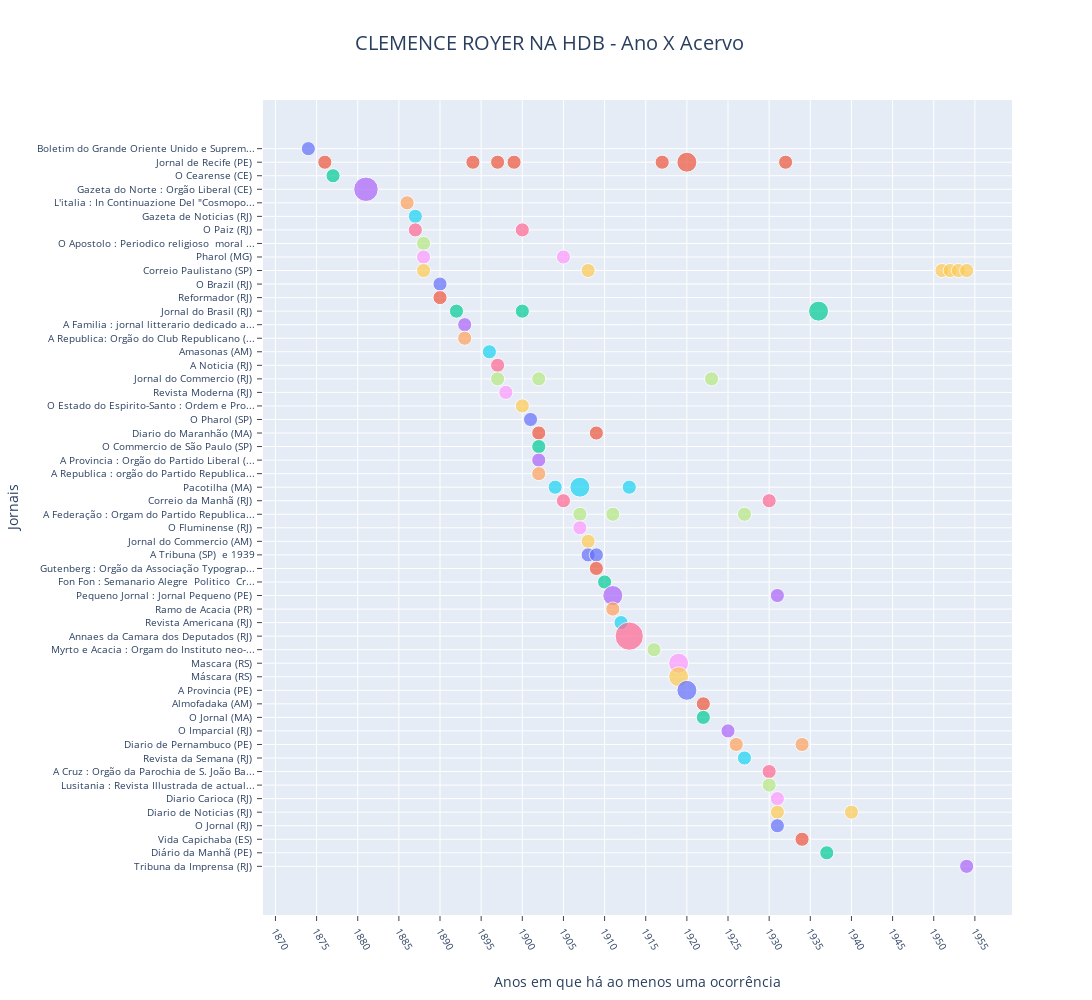

Write notebook code for a chart like this one.
### Code cell
###############################################################################
# Graph 3: Scatter plot de Ocorrências por Ano em cada Acervo
###############################################################################
# scatter plot with plotly express using the count of the number of times the 'Acervo' was repeated
fig = px.scatter(df_ano_acervo, x= 'Ano' , y='Acervo', color='Acervo', height=1000, width=1200,
                 hover_data=[df_ano_acervo['Ano'], df_ano_acervo['Acervo'], df_ano_acervo['quant_oco_ano']],
                 title=f"{output_file} - Ano X Acervo",
                 size='quant_oco_ano',
                 )
# config the layout
fig.update_layout(
    autosize=True,
    hovermode="closest",
    legend=dict(orientation="v"),
    showlegend=False,
    xaxis=dict(title="Anos em que há ao menos uma ocorrência"),
    yaxis=dict(title="Jornais"),
    title_font_size=20,
    title_pad=dict(l=300, r=0, t=0, b=0),
)
fig.update_xaxes(
        tickangle = 60,
        title_standoff = 25,
        nticks=20, tickfont_size=10,
        ticks="outside", tickwidth=1,
        ticklen=5,
        )
fig.update_yaxes(
        tickfont_size=10,
        ticks="outside", tickwidth=1,
        ticklen=5,
        )
fig.show()
#save the figure as a html and png file
fig.write_html(f'{output_file}_scatter_anos.html')
fig.write_image(f'{output_file}_scatter_anos.png')

### Figure 1 — Plotly figure (JSON) as saved in the notebook; plotly's stock layout.template omitted (floating-point values rounded to 4 significant figures)
{"data": [{"customdata": [[1]], "hovertemplate": "Acervo=%{y}<br>Ano=%{x}<br>quant_oco_ano=%{customdata[0]}<extra></extra>", "legendgroup": "Boletim do Grande Oriente Unido e Suprem...", "marker": {"color": "#636efa", "size": [1], "sizemode": "area", "sizeref": 0.01, "symbol": "circle"}, "mode": "markers", "name": "Boletim do Grande Oriente Unido e Suprem...", "orientation": "h", "showlegend": true, "type": "scatter", "x": [1874], "xaxis": "x", "y": ["Boletim do Grande Oriente Unido e Suprem..."], "yaxis": "y"}, {"customdata": [[1], [1], [1], [1], [1], [2], [1]], "hovertemplate": "Acervo=%{y}<br>Ano=%{x}<br>quant_oco_ano=%{customdata[0]}<extra></extra>", "legendgroup": "Jornal de Recife (PE) ", "marker": {"color": "#EF553B", "size": [1, 1, 1, 1, 1, 2, 1], "sizemode": "area", "sizeref": 0.01, "symbol": "circle"}, "mode": "markers", "name": "Jornal de Recife (PE) ", "orientation": "h", "showlegend": true, "type": "scatter", "x": [1876, 1894, 1897, 1899, 1917, 1920, 1932], "xaxis": "x", "y": ["Jornal de Recife (PE) ", "Jornal de Recife (PE) ", "Jornal de Recife (PE) ", "Jornal de Recife (PE) ", "Jornal de Recife (PE) ", "Jornal de Recife (PE) ", "Jornal de Recife (PE) "], "yaxis": "y"}, {"customdata": [[1]], "hovertemplate": "Acervo=%{y}<br>Ano=%{x}<br>quant_oco_ano=%{customdata[0]}<extra></extra>", "legendgroup": "O Cearense (CE) ", "marker": {"color": "#00cc96", "size": [1], "sizemode": "area", "sizeref": 0.01, "symbol": "circle"}, "mode": "markers", "name": "O Cearense (CE) ", "orientation": "h", "showlegend": true, "type": "scatter", "x": [1877], "xaxis": "x", "y": ["O Cearense (CE) "], "yaxis": "y"}, {"customdata": [[3]], "hovertemplate": "Acervo=%{y}<br>Ano=%{x}<br>quant_oco_ano=%{customdata[0]}<extra></extra>", "legendgroup": "Gazeta do Norte : Orgão Liberal (CE) ", "marker": {"color": "#ab63fa", "size": [3], "sizemode": "area", "sizeref": 0.01, "symbol": "circle"}, "mode": "markers", "name": "Gazeta do Norte : Orgão Liberal (CE) ", "orientation": "h", "showlegend": true, "type": "scatter", "x": [1881], "xaxis": "x", "y": ["Gazeta do Norte : Orgão Liberal (CE) "], "yaxis": "y"}, {"customdata": [[1]], "hovertemplate": "Acervo=%{y}<br>Ano=%{x}<br>quant_oco_ano=%{customdata[0]}<extra></extra>", "legendgroup": "L'italia : In Continuazione Del \"Cosmopo...", "marker": {"color": "#FFA15A", "size": [1], "sizemode": "area", "sizeref": 0.01, "symbol": "circle"}, "mode": "markers", "name": "L'italia : In Continuazione Del \"Cosmopo...", "orientation": "h", "showlegend": true, "type": "scatter", "x": [1886], "xaxis": "x", "y": ["L'italia : In Continuazione Del \"Cosmopo..."], "yaxis": "y"}, {"customdata": [[1]], "hovertemplate": "Acervo=%{y}<br>Ano=%{x}<br>quant_oco_ano=%{customdata[0]}<extra></extra>", "legendgroup": "Gazeta de Noticias (RJ) ", "marker": {"color": "#19d3f3", "size": [1], "sizemode": "area", "sizeref": 0.01, "symbol": "circle"}, "mode": "markers", "name": "Gazeta de Noticias (RJ) ", "orientation": "h", "showlegend": true, "type": "scatter", "x": [1887], "xaxis": "x", "y": ["Gazeta de Noticias (RJ) "], "yaxis": "y"}, {"customdata": [[1], [1]], "hovertemplate": "Acervo=%{y}<br>Ano=%{x}<br>quant_oco_ano=%{customdata[0]}<extra></extra>", "legendgroup": "O Paiz (RJ) ", "marker": {"color": "#FF6692", "size": [1, 1], "sizemode": "area", "sizeref": 0.01, "symbol": "circle"}, "mode": "markers", "name": "O Paiz (RJ) ", "orientation": "h", "showlegend": true, "type": "scatter", "x": [1887, 1900], "xaxis": "x", "y": ["O Paiz (RJ) ", "O Paiz (RJ) "], "yaxis": "y"}, {"customdata": [[1]], "hovertemplate": "Acervo=%{y}<br>Ano=%{x}<br>quant_oco_ano=%{customdata[0]}<extra></extra>", "legendgroup": "O Apostolo : Periodico religioso  moral ...", "marker": {"color": "#B6E880", "size": [1], "sizemode": "area", "sizeref": 0.01, "symbol": "circle"}, "mode": "markers", "name": "O Apostolo : Periodico religioso  moral ...", "orientation": "h", "showlegend": true, "type": "scatter", "x": [1888], "xaxis": "x", "y": ["O Apostolo : Periodico religioso  moral ..."], "yaxis": "y"}, {"customdata": [[1], [1]], "hovertemplate": "Acervo=%{y}<br>Ano=%{x}<br>quant_oco_ano=%{customdata[0]}<extra></extra>", "legendgroup": "Pharol (MG) ", "marker": {"color": "#FF97FF", "size": [1, 1], "sizemode": "area", "sizeref": 0.01, "symbol": "circle"}, "mode": "markers", "name": "Pharol (MG) ", "orientation": "h", "showlegend": true, "type": "scatter", "x": [1888, 1905], "xaxis": "x", "y": ["Pharol (MG) ", "Pharol (MG) "], "yaxis": "y"}, {"customdata": [[1], [1], [1], [1], [1], [1]], "hovertemplate": "Acervo=%{y}<br>Ano=%{x}<br>quant_oco_ano=%{customdata[0]}<extra></extra>", "legendgroup": "Correio Paulistano (SP) ", "marker": {"color": "#FECB52", "size": [1, 1, 1, 1, 1, 1], "sizemode": "area", "sizeref": 0.01, "symbol": "circle"}, "mode": "markers", "name": "Correio Paulistano (SP) ", "orientation": "h", "showlegend": true, "type": "scatter", "x": [1888, 1908, 1951, 1952, 1953, 1954], "xaxis": "x", "y": ["Correio Paulistano (SP) ", "Correio Paulistano (SP) ", "Correio Paulistano (SP) ", "Correio Paulistano (SP) ", "Correio Paulistano (SP) ", "Correio Paulistano (SP) "], "yaxis": "y"}, {"customdata": [[1]], "hovertemplate": "Acervo=%{y}<br>Ano=%{x}<br>quant_oco_ano=%{customdata[0]}<extra></extra>", "legendgroup": "O Brazil (RJ) ", "marker": {"color": "#636efa", "size": [1], "sizemode": "area", "sizeref": 0.01, "symbol": "circle"}, "mode": "markers", "name": "O Brazil (RJ) ", "orientation": "h", "showlegend": true, "type": "scatter", "x": [1890], "xaxis": "x", "y": ["O Brazil (RJ) "], "yaxis": "y"}, {"customdata": [[1]], "hovertemplate": "Acervo=%{y}<br>Ano=%{x}<br>quant_oco_ano=%{customdata[0]}<extra></extra>", "legendgroup": "Reformador (RJ) ", "marker": {"color": "#EF553B", "size": [1], "sizemode": "area", "sizeref": 0.01, "symbol": "circle"}, "mode": "markers", "name": "Reformador (RJ) ", "orientation": "h", "showlegend": true, "type": "scatter", "x": [1890], "xaxis": "x", "y": ["Reformador (RJ) "], "yaxis": "y"}, {"customdata": [[1], [1], [2]], "hovertemplate": "Acervo=%{y}<br>Ano=%{x}<br>quant_oco_ano=%{customdata[0]}<extra></extra>", "legendgroup": "Jornal do Brasil (RJ) ", "marker": {"color": "#00cc96", "size": [1, 1, 2], "sizemode": "area", "sizeref": 0.01, "symbol": "circle"}, "mode": "markers", "name": "Jornal do Brasil (RJ) ", "orientation": "h", "showlegend": true, "type": "scatter", "x": [1892, 1900, 1936], "xaxis": "x", "y": ["Jornal do Brasil (RJ) ", "Jornal do Brasil (RJ) ", "Jornal do Brasil (RJ) "], "yaxis": "y"}, {"customdata": [[1]], "hovertemplate": "Acervo=%{y}<br>Ano=%{x}<br>quant_oco_ano=%{customdata[0]}<extra></extra>", "legendgroup": "A Familia : jornal litterario dedicado a...", "marker": {"color": "#ab63fa", "size": [1], "sizemode": "area", "sizeref": 0.01, "symbol": "circle"}, "mode": "markers", "name": "A Familia : jornal litterario dedicado a...", "orientation": "h", "showlegend": true, "type": "scatter", "x": [1893], "xaxis": "x", "y": ["A Familia : jornal litterario dedicado a..."], "yaxis": "y"}, {"customdata": [[1]], "hovertemplate": "Acervo=%{y}<br>Ano=%{x}<br>quant_oco_ano=%{customdata[0]}<extra></extra>", "legendgroup": "A Republica: Orgão do Club Republicano (...", "marker": {"color": "#FFA15A", "size": [1], "sizemode": "area", "sizeref": 0.01, "symbol": "circle"}, "mode": "markers", "name": "A Republica: Orgão do Club Republicano (...", "orientation": "h", "showlegend": true, "type": "scatter", "x": [1893], "xaxis": "x", "y": ["A Republica: Orgão do Club Republicano (..."], "yaxis": "y"}, {"customdata": [[1]], "hovertemplate": "Acervo=%{y}<br>Ano=%{x}<br>quant_oco_ano=%{customdata[0]}<extra></extra>", "legendgroup": "Amasonas (AM) ", "marker": {"color": "#19d3f3", "size": [1], "sizemode": "area", "sizeref": 0.01, "symbol": "circle"}, "mode": "markers", "name": "Amasonas (AM) ", "orientation": "h", "showlegend": true, "type": "scatter", "x": [1896], "xaxis": "x", "y": ["Amasonas (AM) "], "yaxis": "y"}, {"customdata": [[1]], "hovertemplate": "Acervo=%{y}<br>Ano=%{x}<br>quant_oco_ano=%{customdata[0]}<extra></extra>", "legendgroup": "A Noticia (RJ) ", "marker": {"color": "#FF6692", "size": [1], "sizemode": "area", "sizeref": 0.01, "symbol": "circle"}, "mode": "markers", "name": "A Noticia (RJ) ", "orientation": "h", "showlegend": true, "type": "scatter", "x": [1897], "xaxis": "x", "y": ["A Noticia (RJ) "], "yaxis": "y"}, {"customdata": [[1], [1], [1]], "hovertemplate": "Acervo=%{y}<br>Ano=%{x}<br>quant_oco_ano=%{customdata[0]}<extra></extra>", "legendgroup": "Jornal do Commercio (RJ) ", "marker": {"color": "#B6E880", "size": [1, 1, 1], "sizemode": "area", "sizeref": 0.01, "symbol": "circle"}, "mode": "markers", "name": "Jornal do Commercio (RJ) ", "orientation": "h", "showlegend": true, "type": "scatter", "x": [1897, 1902, 1923], "xaxis": "x", "y": ["Jornal do Commercio (RJ) ", "Jornal do Commercio (RJ) ", "Jornal do Commercio (RJ) "], "yaxis": "y"}, {"customdata": [[1]], "hovertemplate": "Acervo=%{y}<br>Ano=%{x}<br>quant_oco_ano=%{customdata[0]}<extra></extra>", "legendgroup": "Revista Moderna (RJ) ", "marker": {"color": "#FF97FF", "size": [1], "sizemode": "area", "sizeref": 0.01, "symbol": "circle"}, "mode": "markers", "name": "Revista Moderna (RJ) ", "orientation": "h", "showlegend": true, "type": "scatter", "x": [1898], "xaxis": "x", "y": ["Revista Moderna (RJ) "], "yaxis": "y"}, {"customdata": [[1]], "hovertemplate": "Acervo=%{y}<br>Ano=%{x}<br>quant_oco_ano=%{customdata[0]}<extra></extra>", "legendgroup": "O Estado do Espirito-Santo : Ordem e Pro...", "marker": {"color": "#FECB52", "size": [1], "sizemode": "area", "sizeref": 0.01, "symbol": "circle"}, "mode": "markers", "name": "O Estado do Espirito-Santo : Ordem e Pro...", "orientation": "h", "showlegend": true, "type": "scatter", "x": [1900], "xaxis": "x", "y": ["O Estado do Espirito-Santo : Ordem e Pro..."], "yaxis": "y"}, {"customdata": [[1]], "hovertemplate": "Acervo=%{y}<br>Ano=%{x}<br>quant_oco_ano=%{customdata[0]}<extra></extra>", "legendgroup": "O Pharol (SP) ", "marker": {"color": "#636efa", "size": [1], "sizemode": "area", "sizeref": 0.01, "symbol": "circle"}, "mode": "markers", "name": "O Pharol (SP) ", "orientation": "h", "showlegend": true, "type": "scatter", "x": [1901], "xaxis": "x", "y": ["O Pharol (SP) "], "yaxis": "y"}, {"customdata": [[1], [1]], "hovertemplate": "Acervo=%{y}<br>Ano=%{x}<br>quant_oco_ano=%{customdata[0]}<extra></extra>", "legendgroup": "Diario do Maranhão (MA) ", "marker": {"color": "#EF553B", "size": [1, 1], "sizemode": "area", "sizeref": 0.01, "symbol": "circle"}, "mode": "markers", "name": "Diario do Maranhão (MA) ", "orientation": "h", "showlegend": true, "type": "scatter", "x": [1902, 1909], "xaxis": "x", "y": ["Diario do Maranhão (MA) ", "Diario do Maranhão (MA) "], "yaxis": "y"}, {"customdata": [[1]], "hovertemplate": "Acervo=%{y}<br>Ano=%{x}<br>quant_oco_ano=%{customdata[0]}<extra></extra>", "legendgroup": "O Commercio de São Paulo (SP) ", "marker": {"color": "#00cc96", "size": [1], "sizemode": "area", "sizeref": 0.01, "symbol": "circle"}, "mode": "markers", "name": "O Commercio de São Paulo (SP) ", "orientation": "h", "showlegend": true, "type": "scatter", "x": [1902], "xaxis": "x", "y": ["O Commercio de São Paulo (SP) "], "yaxis": "y"}, {"customdata": [[1]], "hovertemplate": "Acervo=%{y}<br>Ano=%{x}<br>quant_oco_ano=%{customdata[0]}<extra></extra>", "legendgroup": "A Provincia : Orgão do Partido Liberal (...", "marker": {"color": "#ab63fa", "size": [1], "sizemode": "area", "sizeref": 0.01, "symbol": "circle"}, "mode": "markers", "name": "A Provincia : Orgão do Partido Liberal (...", "orientation": "h", "showlegend": true, "type": "scatter", "x": [1902], "xaxis": "x", "y": ["A Provincia : Orgão do Partido Liberal (..."], "yaxis": "y"}, {"customdata": [[1]], "hovertemplate": "Acervo=%{y}<br>Ano=%{x}<br>quant_oco_ano=%{customdata[0]}<extra></extra>", "legendgroup": "A Republica : orgão do Partido Republica...", "marker": {"color": "#FFA15A", "size": [1], "sizemode": "area", "sizeref": 0.01, "symbol": "circle"}, "mode": "markers", "name": "A Republica : orgão do Partido Republica...", "orientation": "h", "showlegend": true, "type": "scatter", "x": [1902], "xaxis": "x", "y": ["A Republica : orgão do Partido Republica..."], "yaxis": "y"}, {"customdata": [[1], [2], [1]], "hovertemplate": "Acervo=%{y}<br>Ano=%{x}<br>quant_oco_ano=%{customdata[0]}<extra></extra>", "legendgroup": "Pacotilha (MA) ", "marker": {"color": "#19d3f3", "size": [1, 2, 1], "sizemode": "area", "sizeref": 0.01, "symbol": "circle"}, "mode": "markers", "name": "Pacotilha (MA) ", "orientation": "h", "showlegend": true, "type": "scatter", "x": [1904, 1907, 1913], "xaxis": "x", "y": ["Pacotilha (MA) ", "Pacotilha (MA) ", "Pacotilha (MA) "], "yaxis": "y"}, {"customdata": [[1], [1]], "hovertemplate": "Acervo=%{y}<br>Ano=%{x}<br>quant_oco_ano=%{customdata[0]}<extra></extra>", "legendgroup": "Correio da Manhã (RJ) ", "marker": {"color": "#FF6692", "size": [1, 1], "sizemode": "area", "sizeref": 0.01, "symbol": "circle"}, "mode": "markers", "name": "Correio da Manhã (RJ) ", "orientation": "h", "showlegend": true, "type": "scatter", "x": [1905, 1930], "xaxis": "x", "y": ["Correio da Manhã (RJ) ", "Correio da Manhã (RJ) "], "yaxis": "y"}, {"customdata": [[1], [1], [1]], "hovertemplate": "Acervo=%{y}<br>Ano=%{x}<br>quant_oco_ano=%{customdata[0]}<extra></extra>", "legendgroup": "A Federação : Orgam do Partido Republica...", "marker": {"color": "#B6E880", "size": [1, 1, 1], "sizemode": "area", "sizeref": 0.01, "symbol": "circle"}, "mode": "markers", "name": "A Federação : Orgam do Partido Republica...", "orientation": "h", "showlegend": true, "type": "scatter", "x": [1907, 1911, 1927], "xaxis": "x", "y": ["A Federação : Orgam do Partido Republica...", "A Federação : Orgam do Partido Republica...", "A Federação : Orgam do Partido Republica..."], "yaxis": "y"}, {"customdata": [[1]], "hovertemplate": "Acervo=%{y}<br>Ano=%{x}<br>quant_oco_ano=%{customdata[0]}<extra></extra>", "legendgroup": "O Fluminense (RJ) ", "marker": {"color": "#FF97FF", "size": [1], "sizemode": "area", "sizeref": 0.01, "symbol": "circle"}, "mode": "markers", "name": "O Fluminense (RJ) ", "orientation": "h", "showlegend": true, "type": "scatter", "x": [1907], "xaxis": "x", "y": ["O Fluminense (RJ) "], "yaxis": "y"}, {"customdata": [[1]], "hovertemplate": "Acervo=%{y}<br>Ano=%{x}<br>quant_oco_ano=%{customdata[0]}<extra></extra>", "legendgroup": "Jornal do Commercio (AM) ", "marker": {"color": "#FECB52", "size": [1], "sizemode": "area", "sizeref": 0.01, "symbol": "circle"}, "mode": "markers", "name": "Jornal do Commercio (AM) ", "orientation": "h", "showlegend": true, "type": "scatter", "x": [1908], "xaxis": "x", "y": ["Jornal do Commercio (AM) "], "yaxis": "y"}, {"customdata": [[1], [1]], "hovertemplate": "Acervo=%{y}<br>Ano=%{x}<br>quant_oco_ano=%{customdata[0]}<extra></extra>", "legendgroup": "A Tribuna (SP)  e 1939", "marker": {"color": "#636efa", "size": [1, 1], "sizemode": "area", "sizeref": 0.01, "symbol": "circle"}, "mode": "markers", "name": "A Tribuna (SP)  e 1939", "orientation": "h", "showlegend": true, "type": "scatter", "x": [1908, 1909], "xaxis": "x", "y": ["A Tribuna (SP)  e 1939", "A Tribuna (SP)  e 1939"], "yaxis": "y"}, {"customdata": [[1]], "hovertemplate": "Acervo=%{y}<br>Ano=%{x}<br>quant_oco_ano=%{customdata[0]}<extra></extra>", "legendgroup": "Gutenberg : Orgão da Associação Typograp...", "marker": {"color": "#EF553B", "size": [1], "sizemode": "area", "sizeref": 0.01, "symbol": "circle"}, "mode": "markers", "name": "Gutenberg : Orgão da Associação Typograp...", "orientation": "h", "showlegend": true, "type": "scatter", "x": [1909], "xaxis": "x", "y": ["Gutenberg : Orgão da Associação Typograp..."], "yaxis": "y"}, {"customdata": [[1]], "hovertemplate": "Acervo=%{y}<br>Ano=%{x}<br>quant_oco_ano=%{customdata[0]}<extra></extra>", "legendgroup": "Fon Fon : Semanario Alegre  Politico  Cr...", "marker": {"color": "#00cc96", "size": [1], "sizemode": "area", "sizeref": 0.01, "symbol": "circle"}, "mode": "markers", "name": "Fon Fon : Semanario Alegre  Politico  Cr...", "orientation": "h", "showlegend": true, "type": "scatter", "x": [1910], "xaxis": "x", "y": ["Fon Fon : Semanario Alegre  Politico  Cr..."], "yaxis": "y"}, {"customdata": [[2], [1]], "hovertemplate": "Acervo=%{y}<br>Ano=%{x}<br>quant_oco_ano=%{customdata[0]}<extra></extra>", "legendgroup": "Pequeno Jornal : Jornal Pequeno (PE) ", "marker": {"color": "#ab63fa", "size": [2, 1], "sizemode": "area", "sizeref": 0.01, "symbol": "circle"}, "mode": "markers", "name": "Pequeno Jornal : Jornal Pequeno (PE) ", "orientation": "h", "showlegend": true, "type": "scatter", "x": [1911, 1931], "xaxis": "x", "y": ["Pequeno Jornal : Jornal Pequeno (PE) ", "Pequeno Jornal : Jornal Pequeno (PE) "], "yaxis": "y"}, {"customdata": [[1]], "hovertemplate": "Acervo=%{y}<br>Ano=%{x}<br>quant_oco_ano=%{customdata[0]}<extra></extra>", "legendgroup": "Ramo de Acacia (PR) ", "marker": {"color": "#FFA15A", "size": [1], "sizemode": "area", "sizeref": 0.01, "symbol": "circle"}, "mode": "markers", "name": "Ramo de Acacia (PR) ", "orientation": "h", "showlegend": true, "type": "scatter", "x": [1911], "xaxis": "x", "y": ["Ramo de Acacia (PR) "], "yaxis": "y"}, {"customdata": [[1]], "hovertemplate": "Acervo=%{y}<br>Ano=%{x}<br>quant_oco_ano=%{customdata[0]}<extra></extra>", "legendgroup": "Revista Americana (RJ) ", "marker": {"color": "#19d3f3", "size": [1], "sizemode": "area", "sizeref": 0.01, "symbol": "circle"}, "mode": "markers", "name": "Revista Americana (RJ) ", "orientation": "h", "showlegend": true, "type": "scatter", "x": [1912], "xaxis": "x", "y": ["Revista Americana (RJ) "], "yaxis": "y"}, {"customdata": [[4]], "hovertemplate": "Acervo=%{y}<br>Ano=%{x}<br>quant_oco_ano=%{customdata[0]}<extra></extra>", "legendgroup": "Annaes da Camara dos Deputados (RJ) ", "marker": {"color": "#FF6692", "size": [4], "sizemode": "area", "sizeref": 0.01, "symbol": "circle"}, "mode": "markers", "name": "Annaes da Camara dos Deputados (RJ) ", "orientation": "h", "showlegend": true, "type": "scatter", "x": [1913], "xaxis": "x", "y": ["Annaes da Camara dos Deputados (RJ) "], "yaxis": "y"}, {"customdata": [[1]], "hovertemplate": "Acervo=%{y}<br>Ano=%{x}<br>quant_oco_ano=%{customdata[0]}<extra></extra>", "legendgroup": "Myrto e Acacia : Orgam do Instituto neo-...", "marker": {"color": "#B6E880", "size": [1], "sizemode": "area", "sizeref": 0.01, "symbol": "circle"}, "mode": "markers", "name": "Myrto e Acacia : Orgam do Instituto neo-...", "orientation": "h", "showlegend": true, "type": "scatter", "x": [1916], "xaxis": "x", "y": ["Myrto e Acacia : Orgam do Instituto neo-..."], "yaxis": "y"}, {"customdata": [[2]], "hovertemplate": "Acervo=%{y}<br>Ano=%{x}<br>quant_oco_ano=%{customdata[0]}<extra></extra>", "legendgroup": "Mascara (RS) ", "marker": {"color": "#FF97FF", "size": [2], "sizemode": "area", "sizeref": 0.01, "symbol": "circle"}, "mode": "markers", "name": "Mascara (RS) ", "orientation": "h", "showlegend": true, "type": "scatter", "x": [1919], "xaxis": "x", "y": ["Mascara (RS) "], "yaxis": "y"}, {"customdata": [[2]], "hovertemplate": "Acervo=%{y}<br>Ano=%{x}<br>quant_oco_ano=%{customdata[0]}<extra></extra>", "legendgroup": "Máscara (RS) ", "marker": {"color": "#FECB52", "size": [2], "sizemode": "area", "sizeref": 0.01, "symbol": "circle"}, "mode": "markers", "name": "Máscara (RS) ", "orientation": "h", "showlegend": true, "type": "scatter", "x": [1919], "xaxis": "x", "y": ["Máscara (RS) "], "yaxis": "y"}, {"customdata": [[2]], "hovertemplate": "Acervo=%{y}<br>Ano=%{x}<br>quant_oco_ano=%{customdata[0]}<extra></extra>", "legendgroup": "A Provincia (PE) ", "marker": {"color": "#636efa", "size": [2], "sizemode": "area", "sizeref": 0.01, "symbol": "circle"}, "mode": "markers", "name": "A Provincia (PE) ", "orientation": "h", "showlegend": true, "type": "scatter", "x": [1920], "xaxis": "x", "y": ["A Provincia (PE) "], "yaxis": "y"}, {"customdata": [[1]], "hovertemplate": "Acervo=%{y}<br>Ano=%{x}<br>quant_oco_ano=%{customdata[0]}<extra></extra>", "legendgroup": "Almofadaka (AM) ", "marker": {"color": "#EF553B", "size": [1], "sizemode": "area", "sizeref": 0.01, "symbol": "circle"}, "mode": "markers", "name": "Almofadaka (AM) ", "orientation": "h", "showlegend": true, "type": "scatter", "x": [1922], "xaxis": "x", "y": ["Almofadaka (AM) "], "yaxis": "y"}, {"customdata": [[1]], "hovertemplate": "Acervo=%{y}<br>Ano=%{x}<br>quant_oco_ano=%{customdata[0]}<extra></extra>", "legendgroup": "O Jornal (MA) ", "marker": {"color": "#00cc96", "size": [1], "sizemode": "area", "sizeref": 0.01, "symbol": "circle"}, "mode": "markers", "name": "O Jornal (MA) ", "orientation": "h", "showlegend": true, "type": "scatter", "x": [1922], "xaxis": "x", "y": ["O Jornal (MA) "], "yaxis": "y"}, {"customdata": [[1]], "hovertemplate": "Acervo=%{y}<br>Ano=%{x}<br>quant_oco_ano=%{customdata[0]}<extra></extra>", "legendgroup": "O Imparcial (RJ) ", "marker": {"color": "#ab63fa", "size": [1], "sizemode": "area", "sizeref": 0.01, "symbol": "circle"}, "mode": "markers", "name": "O Imparcial (RJ) ", "orientation": "h", "showlegend": true, "type": "scatter", "x": [1925], "xaxis": "x", "y": ["O Imparcial (RJ) "], "yaxis": "y"}, {"customdata": [[1], [1]], "hovertemplate": "Acervo=%{y}<br>Ano=%{x}<br>quant_oco_ano=%{customdata[0]}<extra></extra>", "legendgroup": "Diario de Pernambuco (PE) ", "marker": {"color": "#FFA15A", "size": [1, 1], "sizemode": "area", "sizeref": 0.01, "symbol": "circle"}, "mode": "markers", "name": "Diario de Pernambuco (PE) ", "orientation": "h", "showlegend": true, "type": "scatter", "x": [1926, 1934], "xaxis": "x", "y": ["Diario de Pernambuco (PE) ", "Diario de Pernambuco (PE) "], "yaxis": "y"}, {"customdata": [[1]], "hovertemplate": "Acervo=%{y}<br>Ano=%{x}<br>quant_oco_ano=%{customdata[0]}<extra></extra>", "legendgroup": "Revista da Semana (RJ) ", "marker": {"color": "#19d3f3", "size": [1], "sizemode": "area", "sizeref": 0.01, "symbol": "circle"}, "mode": "markers", "name": "Revista da Semana (RJ) ", "orientation": "h", "showlegend": true, "type": "scatter", "x": [1927], "xaxis": "x", "y": ["Revista da Semana (RJ) "], "yaxis": "y"}, {"customdata": [[1]], "hovertemplate": "Acervo=%{y}<br>Ano=%{x}<br>quant_oco_ano=%{customdata[0]}<extra></extra>", "legendgroup": "A Cruz : Orgão da Parochia de S. João Ba...", "marker": {"color": "#FF6692", "size": [1], "sizemode": "area", "sizeref": 0.01, "symbol": "circle"}, "mode": "markers", "name": "A Cruz : Orgão da Parochia de S. João Ba...", "orientation": "h", "showlegend": true, "type": "scatter", "x": [1930], "xaxis": "x", "y": ["A Cruz : Orgão da Parochia de S. João Ba..."], "yaxis": "y"}, {"customdata": [[1]], "hovertemplate": "Acervo=%{y}<br>Ano=%{x}<br>quant_oco_ano=%{customdata[0]}<extra></extra>", "legendgroup": "Lusitania : Revista Illustrada de actual...", "marker": {"color": "#B6E880", "size": [1], "sizemode": "area", "sizeref": 0.01, "symbol": "circle"}, "mode": "markers", "name": "Lusitania : Revista Illustrada de actual...", "orientation": "h", "showlegend": true, "type": "scatter", "x": [1930], "xaxis": "x", "y": ["Lusitania : Revista Illustrada de actual..."], "yaxis": "y"}, {"customdata": [[1]], "hovertemplate": "Acervo=%{y}<br>Ano=%{x}<br>quant_oco_ano=%{customdata[0]}<extra></extra>", "legendgroup": "Diario Carioca (RJ) ", "marker": {"color": "#FF97FF", "size": [1], "sizemode": "area", "sizeref": 0.01, "symbol": "circle"}, "mode": "markers", "name": "Diario Carioca (RJ) ", "orientation": "h", "showlegend": true, "type": "scatter", "x": [1931], "xaxis": "x", "y": ["Diario Carioca (RJ) "], "yaxis": "y"}, {"customdata": [[1], [1]], "hovertemplate": "Acervo=%{y}<br>Ano=%{x}<br>quant_oco_ano=%{customdata[0]}<extra></extra>", "legendgroup": "Diario de Noticias (RJ) ", "marker": {"color": "#FECB52", "size": [1, 1], "sizemode": "area", "sizeref": 0.01, "symbol": "circle"}, "mode": "markers", "name": "Diario de Noticias (RJ) ", "orientation": "h", "showlegend": true, "type": "scatter", "x": [1931, 1940], "xaxis": "x", "y": ["Diario de Noticias (RJ) ", "Diario de Noticias (RJ) "], "yaxis": "y"}, {"customdata": [[1]], "hovertemplate": "Acervo=%{y}<br>Ano=%{x}<br>quant_oco_ano=%{customdata[0]}<extra></extra>", "legendgroup": "O Jornal (RJ) ", "marker": {"color": "#636efa", "size": [1], "sizemode": "area", "sizeref": 0.01, "symbol": "circle"}, "mode": "markers", "name": "O Jornal (RJ) ", "orientation": "h", "showlegend": true, "type": "scatter", "x": [1931], "xaxis": "x", "y": ["O Jornal (RJ) "], "yaxis": "y"}, {"customdata": [[1]], "hovertemplate": "Acervo=%{y}<br>Ano=%{x}<br>quant_oco_ano=%{customdata[0]}<extra></extra>", "legendgroup": "Vida Capichaba (ES) ", "marker": {"color": "#EF553B", "size": [1], "sizemode": "area", "sizeref": 0.01, "symbol": "circle"}, "mode": "markers", "name": "Vida Capichaba (ES) ", "orientation": "h", "showlegend": true, "type": "scatter", "x": [1934], "xaxis": "x", "y": ["Vida Capichaba (ES) "], "yaxis": "y"}, {"customdata": [[1]], "hovertemplate": "Acervo=%{y}<br>Ano=%{x}<br>quant_oco_ano=%{customdata[0]}<extra></extra>", "legendgroup": "Diário da Manhã (PE) ", "marker": {"color": "#00cc96", "size": [1], "sizemode": "area", "sizeref": 0.01, "symbol": "circle"}, "mode": "markers", "name": "Diário da Manhã (PE) ", "orientation": "h", "showlegend": true, "type": "scatter", "x": [1937], "xaxis": "x", "y": ["Diário da Manhã (PE) "], "yaxis": "y"}, {"customdata": [[1]], "hovertemplate": "Acervo=%{y}<br>Ano=%{x}<br>quant_oco_ano=%{customdata[0]}<extra></extra>", "legendgroup": "Tribuna da Imprensa (RJ) ", "marker": {"color": "#ab63fa", "size": [1], "sizemode": "area", "sizeref": 0.01, "symbol": "circle"}, "mode": "markers", "name": "Tribuna da Imprensa (RJ) ", "orientation": "h", "showlegend": true, "type": "scatter", "x": [1954], "xaxis": "x", "y": ["Tribuna da Imprensa (RJ) "], "yaxis": "y"}], "layout": {"autosize": true, "height": 1000, "hovermode": "closest", "legend": {"itemsizing": "constant", "orientation": "v", "title": {"text": "Acervo"}, "tracegroupgap": 0}, "showlegend": false, "title": {"font": {"size": 20}, "pad": {"b": 0, "l": 300, "r": 0, "t": 0}, "text": "CLEMENCE ROYER NA HDB - Ano X Acervo"}, "width": 1200, "xaxis": {"anchor": "y", "domain": [0, 1], "nticks": 20, "tickangle": 60, "tickfont": {"size": 10}, "ticklen": 5, "ticks": "outside", "tickwidth": 1, "title": {"standoff": 25, "text": "Anos em que há ao menos uma ocorrência"}}, "yaxis": {"anchor": "x", "categoryarray": ["Tribuna da Imprensa (RJ) ", "Diário da Manhã (PE) ", "Vida Capichaba (ES) ", "O Jornal (RJ) ", "Diario de Noticias (RJ) ", "Diario Carioca (RJ) ", "Lusitania : Revista Illustrada de actual...", "A Cruz : Orgão da Parochia de S. João Ba...", "Revista da Semana (RJ) ", "Diario de Pernambuco (PE) ", "O Imparcial (RJ) ", "O Jornal (MA) ", "Almofadaka (AM) ", "A Provincia (PE) ", "Máscara (RS) ", "Mascara (RS) ", "Myrto e Acacia : Orgam do Instituto neo-...", "Annaes da Camara dos Deputados (RJ) ", "Revista Americana (RJ) ", "Ramo de Acacia (PR) ", "Pequeno Jornal : Jornal Pequeno (PE) ", "Fon Fon : Semanario Alegre  Politico  Cr...", "Gutenberg : Orgão da Associação Typograp...", "A Tribuna (SP)  e 1939", "Jornal do Commercio (AM) ", "O Fluminense (RJ) ", "A Federação : Orgam do Partido Republica...", "Correio da Manhã (RJ) ", "Pacotilha (MA) ", "A Republica : orgão do Partido Republica...", "A Provincia : Orgão do Partido Liberal (...", "O Commercio de São Paulo (SP) ", "Diario do Maranhão (MA) ", "O Pharol (SP) ", "O Estado do Espirito-Santo : Ordem e Pro...", "Revista Moderna (RJ) ", "Jornal do Commercio (RJ) ", "A Noticia (RJ) ", "Amasonas (AM) ", "A Republica: Orgão do Club Republicano (...", "A Familia : jornal litterario dedicado a...", "Jornal do Brasil (RJ) ", "Reformador (RJ) ", "O Brazil (RJ) ", "Correio Paulistano (SP) ", "Pharol (MG) ", "O Apostolo : Periodico religioso  moral ...", "O Paiz (RJ) ", "Gazeta de Noticias (RJ) ", "L'italia : In Continuazione Del \"Cosmopo...", "Gazeta do Norte : Orgão Liberal (CE) ", "O Cearense (CE) ", "Jornal de Recife (PE) ", "Boletim do Grande Oriente Unido e Suprem..."], "categoryorder": "array", "domain": [0, 1], "tickfont": {"size": 10}, "ticklen": 5, "ticks": "outside", "tickwidth": 1, "title": {"text": "Jornais"}}}}
